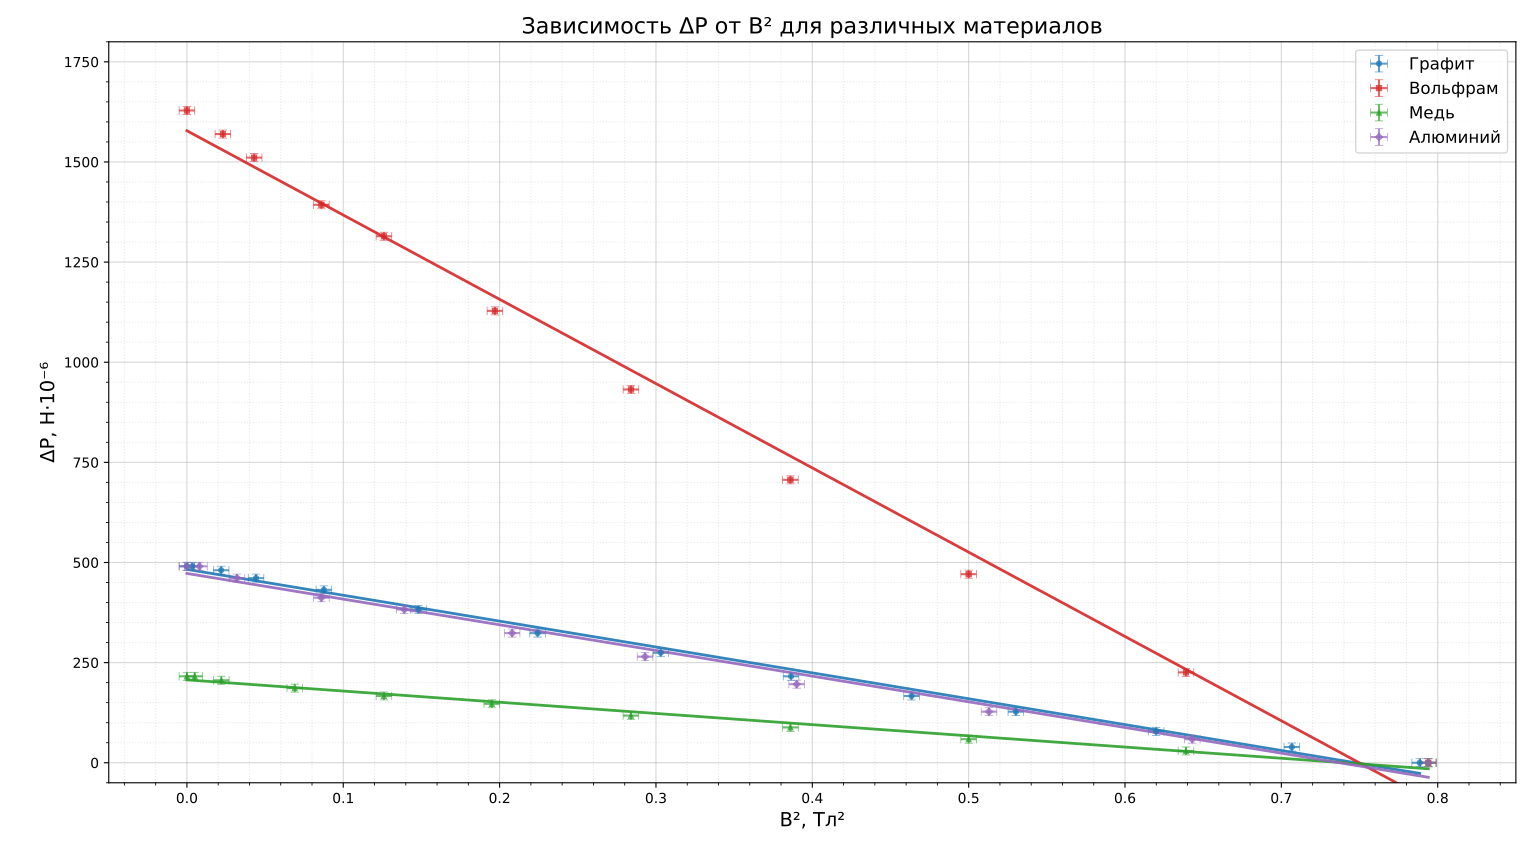

Write the Python code that produced this figure.
import matplotlib.pyplot as plt
import numpy as np
from scipy import stats

# Данные для графита
B2_graphite = np.array([0.7885, 0.7067, 0.6199, 0.5302, 0.4635, 0.3864, 
                       0.3031, 0.2243, 0.1481, 0.0876, 0.0442, 0.0219, 
                       0.0035, 0.0000])
dP_graphite = np.array([0.00, 39.24, 78.48, 127.53, 166.77, 215.82, 
                       274.68, 323.73, 382.59, 431.64, 461.07, 480.69, 
                       490.50, 490.50])

# Данные для вольфрама
B2_tungsten = np.array([0.794, 0.639, 0.500, 0.386, 0.284, 0.197, 
                       0.126, 0.086, 0.043, 0.023, 0.000])
dP_tungsten = np.array([0.00, 225.63, 470.88, 706.32, 931.95, 1128.15, 
                       1314.54, 1393.02, 1510.74, 1569.60, 1628.46])

# Данные для меди
B2_copper = np.array([0.794, 0.639, 0.500, 0.386, 0.284, 0.195, 
                     0.126, 0.069, 0.022, 0.005, 0.000])
dP_copper = np.array([0.00, 29.43, 58.86, 88.29, 117.72, 147.15, 
                     166.77, 186.39, 206.01, 215.82, 215.82])

# Данные для алюминия
B2_aluminum = np.array([0.794, 0.643, 0.513, 0.390, 0.293, 0.208, 
                       0.139, 0.086, 0.032, 0.008, 0.000])
dP_aluminum = np.array([0.00, 58.86, 127.53, 196.20, 264.87, 323.73, 
                       382.59, 412.02, 461.07, 490.50, 490.50])

# Погрешности (одинаковые для всех материалов)
dB2 = 0.005  # погрешность B²
d_dP = 10    # погрешность ΔP

# Создание графика
plt.figure(figsize=(12, 8))

# Функция для аппроксимации и построения
def plot_with_fit(B2, dP, label, color, marker, point_alpha=0.7, line_alpha=1.0):
    # Аппроксимирующая прямая (линейная регрессия)
    slope, intercept, r_value, p_value, std_err = stats.linregress(B2, dP)
    
    # Создаем более темный оттенок для линии
    line_color = color
    point_color = color
    
    # Построение экспериментальных точек с погрешностями
    plt.errorbar(B2, dP, xerr=dB2, yerr=d_dP, fmt=marker, color=point_color, 
                 capsize=3, capthick=1, markersize=4, label=label, 
                 alpha=point_alpha, markeredgewidth=0.5)
    
    # Построение аппроксимирующей прямой
    B2_fit = np.linspace(min(B2), max(B2), 100)
    dP_fit = slope * B2_fit + intercept
    plt.plot(B2_fit, dP_fit, color=line_color, linestyle='-', linewidth=2, 
             alpha=line_alpha)
    
    return slope, intercept

# Определяем цвета с разными оттенками
graphite_color = '#1f77b4'  # синий
tungsten_color = '#d62728'  # красный
copper_color = '#2ca02c'    # зеленый
aluminum_color = '#9467bd'  # фиолетовый

# Построение графиков для всех материалов с разными оттенками
slope_graphite = plot_with_fit(B2_graphite, dP_graphite, 'Графит', 
                              graphite_color, 'o', point_alpha=0.7, line_alpha=0.9)
slope_tungsten = plot_with_fit(B2_tungsten, dP_tungsten, 'Вольфрам', 
                              tungsten_color, 's', point_alpha=0.7, line_alpha=0.9)
slope_copper = plot_with_fit(B2_copper, dP_copper, 'Медь', 
                            copper_color, '^', point_alpha=0.7, line_alpha=0.9)
slope_aluminum = plot_with_fit(B2_aluminum, dP_aluminum, 'Алюминий', 
                              aluminum_color, 'D', point_alpha=0.7, line_alpha=0.9)

# Настройки графика
plt.xlabel('B², Тл²', fontsize=14)
plt.ylabel('ΔP, Н·10⁻⁶', fontsize=14)
plt.title('Зависимость ΔP от B² для различных материалов', fontsize=16)
plt.grid(True, linestyle='--', alpha=0.7)
plt.legend(fontsize=12, loc='best')

# Установка пределов осей для лучшего отображения
plt.xlim(-0.05, 0.85)
plt.ylim(-50, 1800)

# Добавление сетки
plt.minorticks_on()
plt.grid(True, which='major', linestyle='-', alpha=0.5)
plt.grid(True, which='minor', linestyle=':', alpha=0.3)

plt.tight_layout()
plt.show()

# Вывод угловых коэффициентов
print("Угловые коэффициенты аппроксимирующих прямых:")
print(f"Графит: {slope_graphite[0]:.1f}")
print(f"Вольфрам: {slope_tungsten[0]:.1f}")
print(f"Медь: {slope_copper[0]:.1f}")
print(f"Алюминий: {slope_aluminum[0]:.1f}")
